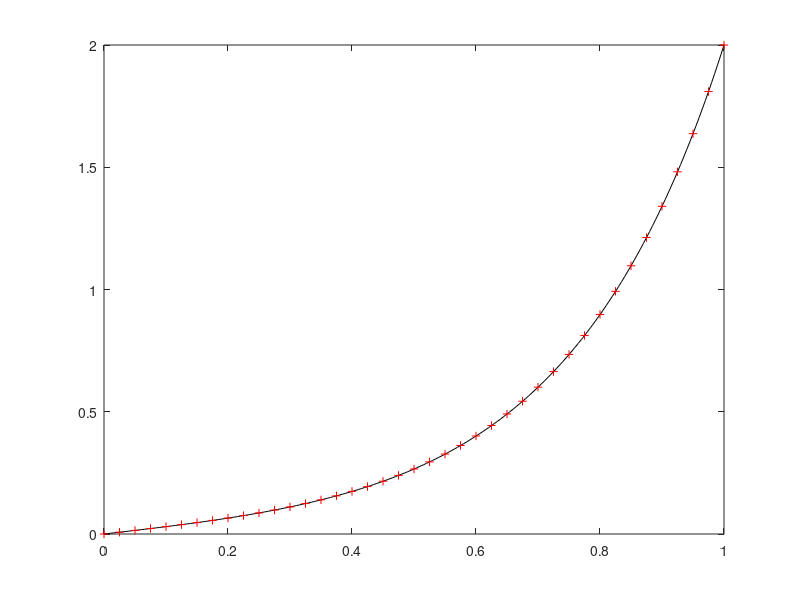

This figure's MATLAB source:
% Quick-and-dirty code to solve a linear BVP
% Number of subintervals n must be prespecified by user.
n = 40;
h = 1/n; % subinterval length
k = 4; m = 2;
% Build the coefficient matrix.  
d  = (2 + (k*h)^2)*ones(n-1,1);
sd = -ones(n-2,1);
A = diag(d) + diag(sd,-1) + diag(sd,1);
% Because the problem is small, I am not bothering to store the 
% matrix in sparse format.
b = zeros(n-1,1);
b(n-1) = m; % boundary condition at 1.
b(1) = 0; % boundary condition at 0.
u = A\b;
x = (0:h:1)'; % prime symbol transposes the matrix
uu = [ 0; u; m];
ts = m*sinh(k*x)/sinh(k); % True solution
format short e
maxerr = norm(uu-ts,'inf')
% Plot true and approximate solutions just for fun.
xfine = (0:.005:1)';
tsf = m*sinh(k*xfine)/sinh(k);
plot(xfine,tsf,'k-',x,uu,'r+') 
